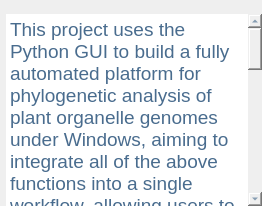
            <widget class="QWidget" name="tab">
             <attribute name="title">
              <string>Tab 1</string>
             </attribute>
             <layout class="QHBoxLayout" name="horizontalLayout_5">
              <property name="spacing">
               <number>0</number>
              </property>
              <property name="leftMargin">
               <number>6</number>
              </property>
              <property name="topMargin">
               <number>0</number>
              </property>
              <property name="rightMargin">
               <number>0</number>
              </property>
              <property name="bottomMargin">
               <number>0</number>
              </property>
              <item>
               <layout class="QHBoxLayout" name="horizontalLayout_4">
                <item>
                 <layout class="QVBoxLayout" name="verticalLayout_4">
                  <item>
                   <widget class="QLabel" name="tubiao">
                    <property name="text">
                     <string>&lt;html&gt;&lt;head/&gt;&lt;body&gt;&lt;p&gt;&lt;img src=&quot;:/new/converted_tubiao.png&quot;/&gt;&lt;/p&gt;&lt;/body&gt;&lt;/html&gt;</string>
                    </property>
                   </widget>
                  </item>
                  <item>
                   <widget class="QPlainTextEdit" name="plainTextEdit">
                    <property name="maximumSize">
                     <size>
                      <width>306</width>
                      <height>16777215</height>
                     </size>
                    </property>
                    <property name="styleSheet">
                     <string notr="true">color: rgb(73, 108, 142);
border: none;
font-size: 14pt;</string>
                    </property>
                    <property name="plainText">
                     <string>This project uses the Python GUI to build a fully automated platform for phylogenetic analysis of plant organelle genomes under Windows, aiming to integrate all of the above functions into a single workflow, allowing users to perform, store and manage their work in an efficient way, simplifying the phylogenetic analysis process and facilitating the relevant analysis of plant evolutionists. This project is of great significance for understanding plant growth and development, adaptation mechanisms, genetic evolution, and species diversity. This will not only help promote the development of the field of plant biology, but also provide an important theoretical basis and guidance for agricultural production, ecological protection and biodiversity conservation.</string>
                    </property>
                   </widget>
                  </item>
                 </layout>
                </item>
                <item>
                 <layout class="QVBoxLayout" name="verticalLayout_5">
                  <item>
                   <widget class="QLabel" name="label_6">
                    <property name="text">
                     <string>&lt;html&gt;&lt;head/&gt;&lt;body&gt;&lt;p&gt;&lt;img src=&quot;:/new/converted_tupian1.png&quot;/&gt;&lt;/p&gt;&lt;/body&gt;&lt;/html&gt;</string>
                    </property>
                   </widget>
                  </item>
                  <item>
                   <widget class="QLabel" name="label_7">
                    <property name="text">
                     <string>&lt;html&gt;&lt;head/&gt;&lt;body&gt;&lt;p&gt;&lt;img src=&quot;:/new/jiemian.png&quot;/&gt;&lt;/p&gt;&lt;/body&gt;&lt;/html&gt;</string>
                    </property>
                   </widget>
                  </item>
                 </layout>
                </item>
               </layout>
              </item>
             </layout>
            </widget>
